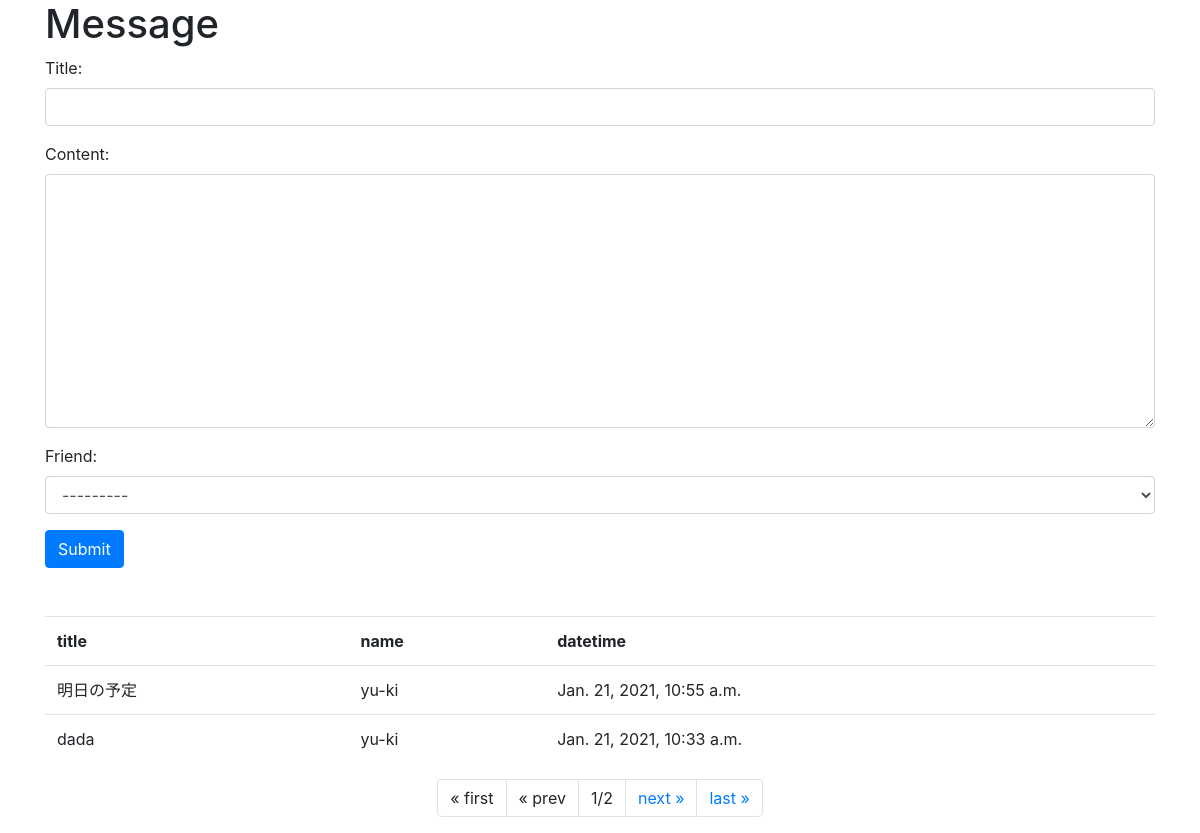
Page /hello/message/ on the committed database.
### hello/models.py (models this page shows, shortened)
class Message(models.Model):
  friend = models.ForeignKey(Friend, on_delete=models.CASCADE)
  title = models.CharField(max_length=100)
  content = models.CharField(max_length=300)
  pub_date = models.DateTimeField(auto_now_add=True)
  class Meta:
    ordering = ('pub_date',)

class Friend(models.Model):
  name = models.CharField(max_length=100)
  mail = models.EmailField(max_length=200)
  gender = models.BooleanField()
  age = models.IntegerField(validators=[MinValueValidator(0), MaxValueValidator(150)])
  birthday = models.DateField()
  def __str__(self):
    return '<Field:id=' + str(self.id) + ',' + self.name+'('+str(self.age)+')>'

### hello/views.py (the view)
# urls.py: path('message/', views.message, name='message'),
def message(request, page=1):
  if(request.method == 'POST'):
    obj = Message()
    form = MessageForm(request.POST, instance=obj)
    form.save()
  data = Message.objects.all().reverse()
  paginator = Paginator(data, 2)
  params = {
    'title':'Message',
    'form':MessageForm(),
    'data':paginator.get_page(page),
  }
  return render(request, 'hello/message.html', params)

### hello/forms.py
class MessageForm(forms.ModelForm):
  class Meta:
    model = Message
    fields = ['title','content','friend']
    widgets = {
      'title':forms.TextInput(attrs={'class':'form-control'}),
      'content':forms.Textarea(attrs={'class':'form-control'}),
      'friend':forms.Select(attrs={'class':'form-control'}),
    }

### hello/templates/hello/message.html (shortened to what this page needs)
{% load static %}
<!DOCTYPE html>
<html lang="ja">
<head>
  <link rel="stylesheet" href="https://stackpath.bootstrapcdn.com/bootstrap/4.4.1/css/bootstrap.min.css">
</head>
<body class="container">
  <h1>{{title}}</h1>
  <form action="{% url 'message' %}" method="post">
    {{form.as_p}}
    <input type="submit" class="btn btn-primary">
  </form>
  <table class="table">
    <tr>
      <th>title</th>
      <th>name</th>
      <th>datetime</th>
    </tr>
    {% for item in data %}
    <tr>
      <td>{{item.title}}</td>
      <td>{{item.friend.name}}</td>
      <td>{{item.pub_date}}</td>
    </tr>
    {% endfor %}
  </table>
  <ul class="pagination justify-content-center">
    {% if data.has_previous %}
    <li class="page-item">
      <a href="{% url 'message' %}" class="page-link">&laquo; first</a>
    </li>
    <li class="page-item">
      <a href="{% url 'message' %}{{data.previous_page_number}}" class="page-link">&laquo; prev</a>
    </li>
    {% else %}
    <li class="page-item">
      <a class="page-link">&laquo; first</a>
    </li>
    <li class="page-item">
      <a class="page-link">&laquo; prev</a>
    </li>
    {% endif %}
    <li class="page-item">
      <a class="page-link">{{data.number}}/{{data.paginator.num_pages}}</a>
    </li>
    {% if data.has_next %}
    <li class="page-item">
      <a href="{% url 'message' %}{{data.next_page_number}}" class="page-link">next &raquo;</a>
    </li>
    <li class="page-item">
      <a href="{% url 'message' %}{{data.paginator.num_pages}}" class="page-link">last &raquo;</a>
    </li>
    {% endif %}
  </ul>
</body>
</html>

### rows in the picture
Message: title "明日の予定", friend.name "yu-ki", pub_date "Jan. 21, 2021, 10:55 a.m."
Message: title "dada", friend.name "yu-ki", pub_date "Jan. 21, 2021, 10:33 a.m."

### other values in the picture
{{ title }} "Message"
{{ data.number }} "1"
{{ data.paginator.num_pages }} "2"
